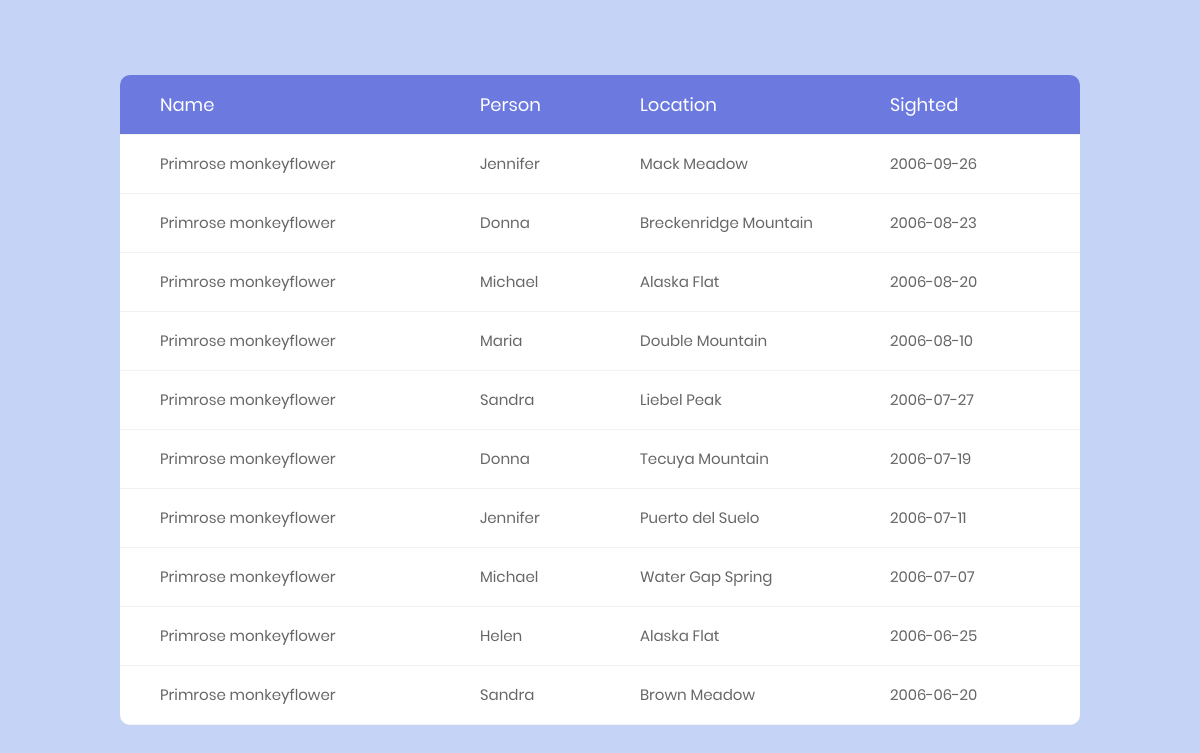
The page /sightings/Primrose monkeyflower on the database its author committed.
### tables this page shows
CREATE TABLE SIGHTINGS 
(NAME VARCHAR(30) , PERSON VARCHAR(30), 
 LOCATION VARCHAR(30) , SIGHTED DATE, 
 CONSTRAINT sightings_pk PRIMARY KEY 
 (NAME, PERSON, LOCATION, SIGHTED),
CONSTRAINT fk1_sightings
  FOREIGN KEY (NAME)
          REFERENCES FLOWERS(COMNAME),
CONSTRAINT fk2_sightings
  FOREIGN KEY (LOCATION)
          REFERENCES FEATURES(LOCATION)
);

### flowerweb.py (the view)
@app.route("/sightings/<string:comname>")
def sightings(comname):
    cur = get_db().cursor()
    select = "SELECT * FROM sightings WHERE sightings.name = '{}' ORDER BY sighted DESC LIMIT 10;".format(comname)
    d = cur.execute(select)
    return render_template("sightings.html", data=d)

### flowerweb.py (called while the page is built)
def get_db():
    db = getattr(g, '_database', None)
    if db is None:
        db = g._database = sqlite3.connect(DATABASE)
    return db

@app.teardown_appcontext
def close_connection(exception):
    db = getattr(g, '_database', None)
    if db is not None:
        db.close()

### templates/sightings.html (shortened to what this page needs)
<!DOCTYPE html>
<html lang="en">
<head>
    <link rel="stylesheet" type="text/css" href="{{ url_for('static', filename='sightings/vendor/bootstrap/css/bootstrap.min.css') }}">
    <link rel="stylesheet" type="text/css" href="{{ url_for('static', filename='sightings/fonts/font-awesome-4.7.0/css/font-awesome.min.css') }}">
    <link rel="stylesheet" type="text/css" href="{{ url_for('static', filename='sightings/vendor/animate/animate.css') }}">
    <link rel="stylesheet" type="text/css" href="{{ url_for('static', filename='sightings/vendor/select2/select2.min.css') }}">
    <link rel="stylesheet" type="text/css" href="{{ url_for('static', filename='sightings/vendor/perfect-scrollbar/perfect-scrollbar.css') }}">
    <link rel="stylesheet" type="text/css" href="{{ url_for('static', filename='sightings/css/util.css') }}">
    <link rel="stylesheet" type="text/css" href="{{ url_for('static', filename='sightings/css/main.css') }}">
</head>
<body>
	<div class="limiter">
		<div class="container-table100">
			<div class="wrap-table100">
					<div class="table">
						<div class="row header">
							<div class="cell">
                                Name
                            </div>
							<div class="cell">
								Person
							</div>
							<div class="cell">
								Location
							</div>
                        	<div class="cell">
								Sighted
							</div>
						</div>
                        {% for row in data %}
						<div class="row">
                            {% for r in row %}
							<div class="cell">
                                {{ r }}
							</div>
                            {% endfor %}
                            </div>
                        {% endfor %}
					</div>
			</div>
		</div>
	</div>
</body>
</html>

### static/sightings/css/main.css (style rules this page uses)
* { margin: 0px; padding: 0px; box-sizing: border-box; }
body, html { height: 100%; font-family: sans-serif; }
.limiter { width: 100%; margin: 0 auto; }
.container-table100 { width: 100%; min-height: 100vh; background: #c4d3f6; display: -webkit-box; display: -webkit-flex; display: -moz-box; display: -ms-flexbox; display: flex; align-items: center; justify-content: center; flex-wrap: wrap; padding: 33px 30px; }
.wrap-table100 { width: 960px; border-radius: 10px; overflow: hidden; }
.table { width: 100%; display: table; margin: 0; }
.row { display: table-row; background: #fff; }
.row.header { color: #ffffff; background: #6c7ae0; }
.cell { display: table-cell; }
.row .cell { font-family: Poppins-Regular; font-size: 15px; color: #666666; line-height: 1.2; font-weight: unset !important; padding-top: 20px; padding-bottom: 20px; border-bottom: 1px solid #f2f2f2; }
.row.header .cell { font-family: Poppins-Regular; font-size: 18px; color: #fff; line-height: 1.2; font-weight: unset !important; padding-top: 19px; padding-bottom: 19px; }
.row .cell:nth-child(1) { width: 360px; padding-left: 40px; }
.row .cell:nth-child(2) { width: 160px; }
.row .cell:nth-child(3) { width: 250px; }
.row .cell:nth-child(4) { width: 190px; }
.table, .row { width: 100% !important; }

### rows shown on the page
SIGHTINGS: NAME "Primrose monkeyflower", PERSON "Jennifer", LOCATION "Mack Meadow", SIGHTED "2006-09-26"
SIGHTINGS: NAME "Primrose monkeyflower", PERSON "Donna", LOCATION "Breckenridge Mountain", SIGHTED "2006-08-23"
SIGHTINGS: NAME "Primrose monkeyflower", PERSON "Michael", LOCATION "Alaska Flat", SIGHTED "2006-08-20"
SIGHTINGS: NAME "Primrose monkeyflower", PERSON "Maria", LOCATION "Double Mountain", SIGHTED "2006-08-10"
SIGHTINGS: NAME "Primrose monkeyflower", PERSON "Sandra", LOCATION "Liebel Peak", SIGHTED "2006-07-27"
SIGHTINGS: NAME "Primrose monkeyflower", PERSON "Donna", LOCATION "Tecuya Mountain", SIGHTED "2006-07-19"
SIGHTINGS: NAME "Primrose monkeyflower", PERSON "Jennifer", LOCATION "Puerto del Suelo", SIGHTED "2006-07-11"
SIGHTINGS: NAME "Primrose monkeyflower", PERSON "Michael", LOCATION "Water Gap Spring", SIGHTED "2006-07-07"
SIGHTINGS: NAME "Primrose monkeyflower", PERSON "Helen", LOCATION "Alaska Flat", SIGHTED "2006-06-25"
SIGHTINGS: NAME "Primrose monkeyflower", PERSON "Sandra", LOCATION "Brown Meadow", SIGHTED "2006-06-20"
